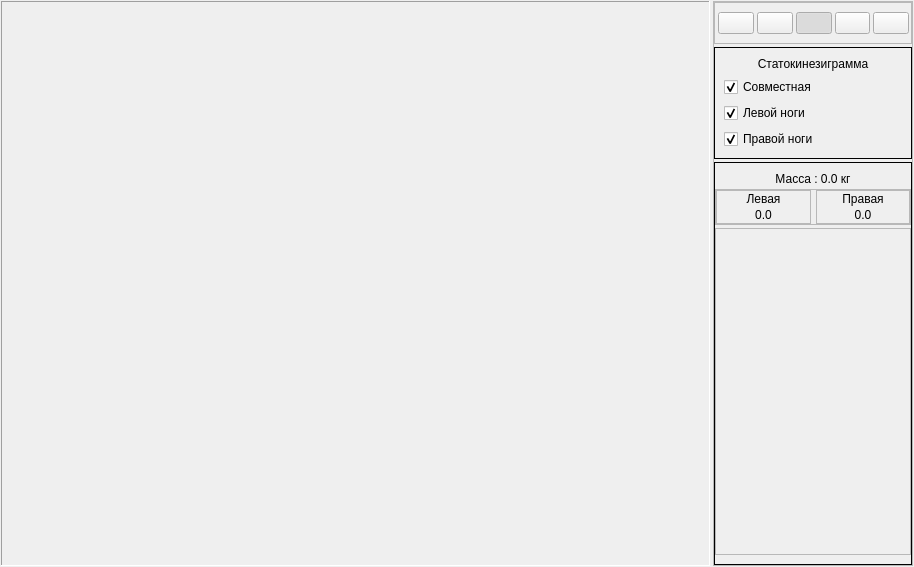
<?xml version="1.0" encoding="UTF-8"?>
<ui version="4.0">
 <class>BilateralVisualWidget</class>
 <widget class="QWidget" name="BilateralVisualWidget">
  <property name="geometry">
   <rect>
    <x>0</x>
    <y>0</y>
    <width>914</width>
    <height>567</height>
   </rect>
  </property>
  <property name="sizePolicy">
   <sizepolicy hsizetype="Preferred" vsizetype="Fixed">
    <horstretch>0</horstretch>
    <verstretch>0</verstretch>
   </sizepolicy>
  </property>
  <property name="windowTitle">
   <string>Form</string>
  </property>
  <layout class="QHBoxLayout" name="horizontalLayout">
   <property name="spacing">
    <number>3</number>
   </property>
   <property name="leftMargin">
    <number>1</number>
   </property>
   <property name="topMargin">
    <number>1</number>
   </property>
   <property name="rightMargin">
    <number>1</number>
   </property>
   <property name="bottomMargin">
    <number>1</number>
   </property>
   <item>
    <widget class="QFrame" name="frSKG">
     <property name="frameShape">
      <enum>QFrame::Panel</enum>
     </property>
     <property name="frameShadow">
      <enum>QFrame::Sunken</enum>
     </property>
     <layout class="QVBoxLayout" name="verticalLayout">
      <property name="leftMargin">
       <number>1</number>
      </property>
      <property name="topMargin">
       <number>1</number>
      </property>
      <property name="rightMargin">
       <number>1</number>
      </property>
      <property name="bottomMargin">
       <number>1</number>
      </property>
      <item>
       <widget class="SKGWidget" name="wgtSKG" native="true"/>
      </item>
     </layout>
    </widget>
   </item>
   <item>
    <widget class="QFrame" name="brTools">
     <property name="maximumSize">
      <size>
       <width>200</width>
       <height>16777215</height>
      </size>
     </property>
     <property name="frameShape">
      <enum>QFrame::StyledPanel</enum>
     </property>
     <property name="frameShadow">
      <enum>QFrame::Raised</enum>
     </property>
     <layout class="QVBoxLayout" name="verticalLayout_2">
      <property name="spacing">
       <number>3</number>
      </property>
      <property name="leftMargin">
       <number>0</number>
      </property>
      <property name="topMargin">
       <number>0</number>
      </property>
      <property name="rightMargin">
       <number>0</number>
      </property>
      <property name="bottomMargin">
       <number>0</number>
      </property>
      <item>
       <widget class="QFrame" name="frButtons">
        <property name="sizePolicy">
         <sizepolicy hsizetype="Preferred" vsizetype="Fixed">
          <horstretch>0</horstretch>
          <verstretch>0</verstretch>
         </sizepolicy>
        </property>
        <property name="frameShape">
         <enum>QFrame::StyledPanel</enum>
        </property>
        <property name="frameShadow">
         <enum>QFrame::Raised</enum>
        </property>
        <layout class="QHBoxLayout" name="horizontalLayout_2">
         <property name="spacing">
          <number>3</number>
         </property>
         <property name="leftMargin">
          <number>3</number>
         </property>
         <property name="rightMargin">
          <number>3</number>
         </property>
         <item>
          <widget class="QPushButton" name="btnPlus">
           <property name="text">
            <string/>
           </property>
           <property name="icon">
            <iconset resource="../../../../kernel.qrc">
             <normaloff>:/images/Plus.png</normaloff>:/images/Plus.png</iconset>
           </property>
           <property name="iconSize">
            <size>
             <width>22</width>
             <height>22</height>
            </size>
           </property>
          </widget>
         </item>
         <item>
          <widget class="QPushButton" name="btnMinus">
           <property name="text">
            <string/>
           </property>
           <property name="icon">
            <iconset resource="../../../../kernel.qrc">
             <normaloff>:/images/Minus.png</normaloff>:/images/Minus.png</iconset>
           </property>
           <property name="iconSize">
            <size>
             <width>22</width>
             <height>22</height>
            </size>
           </property>
          </widget>
         </item>
         <item>
          <spacer name="horizontalSpacer">
           <property name="orientation">
            <enum>Qt::Horizontal</enum>
           </property>
           <property name="sizeHint" stdset="0">
            <size>
             <width>40</width>
             <height>20</height>
            </size>
           </property>
          </spacer>
         </item>
         <item>
          <widget class="QPushButton" name="btnZeroingNo">
           <property name="text">
            <string/>
           </property>
           <property name="icon">
            <iconset resource="../../../../kernel.qrc">
             <normaloff>:/images/ZeroingNo.png</normaloff>:/images/ZeroingNo.png</iconset>
           </property>
           <property name="iconSize">
            <size>
             <width>22</width>
             <height>22</height>
            </size>
           </property>
           <property name="checkable">
            <bool>true</bool>
           </property>
           <property name="checked">
            <bool>true</bool>
           </property>
           <property name="autoExclusive">
            <bool>true</bool>
           </property>
          </widget>
         </item>
         <item>
          <widget class="QPushButton" name="btnZeroingDif">
           <property name="text">
            <string/>
           </property>
           <property name="icon">
            <iconset resource="../../../../kernel.qrc">
             <normaloff>:/images/Zeroing.png</normaloff>:/images/Zeroing.png</iconset>
           </property>
           <property name="iconSize">
            <size>
             <width>22</width>
             <height>22</height>
            </size>
           </property>
           <property name="checkable">
            <bool>true</bool>
           </property>
           <property name="autoExclusive">
            <bool>true</bool>
           </property>
          </widget>
         </item>
         <item>
          <widget class="QPushButton" name="btnZeroingCommon">
           <property name="text">
            <string/>
           </property>
           <property name="icon">
            <iconset resource="../../../../kernel.qrc">
             <normaloff>:/images/ZeroingOriginal.png</normaloff>:/images/ZeroingOriginal.png</iconset>
           </property>
           <property name="iconSize">
            <size>
             <width>22</width>
             <height>22</height>
            </size>
           </property>
           <property name="checkable">
            <bool>true</bool>
           </property>
           <property name="autoExclusive">
            <bool>true</bool>
           </property>
          </widget>
         </item>
        </layout>
       </widget>
      </item>
      <item>
       <widget class="QFrame" name="frFlags">
        <property name="sizePolicy">
         <sizepolicy hsizetype="Preferred" vsizetype="Fixed">
          <horstretch>0</horstretch>
          <verstretch>0</verstretch>
         </sizepolicy>
        </property>
        <property name="frameShape">
         <enum>QFrame::Box</enum>
        </property>
        <property name="frameShadow">
         <enum>QFrame::Plain</enum>
        </property>
        <layout class="QVBoxLayout" name="verticalLayout_3">
         <item>
          <widget class="QLabel" name="lblSKG">
           <property name="text">
            <string>Статокинезиграмма</string>
           </property>
           <property name="alignment">
            <set>Qt::AlignCenter</set>
           </property>
          </widget>
         </item>
         <item>
          <widget class="QCheckBox" name="cbSKGCommon">
           <property name="text">
            <string>Совместная</string>
           </property>
           <property name="checked">
            <bool>true</bool>
           </property>
          </widget>
         </item>
         <item>
          <widget class="QCheckBox" name="cbSKGLeft">
           <property name="text">
            <string>Левой ноги</string>
           </property>
           <property name="checked">
            <bool>true</bool>
           </property>
          </widget>
         </item>
         <item>
          <widget class="QCheckBox" name="cbSKGRight">
           <property name="text">
            <string>Правой ноги</string>
           </property>
           <property name="checked">
            <bool>true</bool>
           </property>
          </widget>
         </item>
        </layout>
       </widget>
      </item>
      <item>
       <widget class="QFrame" name="frDiagram">
        <property name="frameShape">
         <enum>QFrame::Box</enum>
        </property>
        <property name="frameShadow">
         <enum>QFrame::Plain</enum>
        </property>
        <layout class="QVBoxLayout" name="verticalLayout_4">
         <property name="spacing">
          <number>3</number>
         </property>
         <property name="leftMargin">
          <number>0</number>
         </property>
         <property name="rightMargin">
          <number>0</number>
         </property>
         <item>
          <widget class="QLabel" name="lblMassa">
           <property name="sizePolicy">
            <sizepolicy hsizetype="Preferred" vsizetype="Fixed">
             <horstretch>0</horstretch>
             <verstretch>0</verstretch>
            </sizepolicy>
           </property>
           <property name="text">
            <string>Масса : 0.0 кг</string>
           </property>
           <property name="alignment">
            <set>Qt::AlignCenter</set>
           </property>
          </widget>
         </item>
         <item>
          <widget class="QFrame" name="frMassaByLegs">
           <property name="sizePolicy">
            <sizepolicy hsizetype="Preferred" vsizetype="Fixed">
             <horstretch>0</horstretch>
             <verstretch>0</verstretch>
            </sizepolicy>
           </property>
           <property name="frameShape">
            <enum>QFrame::StyledPanel</enum>
           </property>
           <property name="frameShadow">
            <enum>QFrame::Raised</enum>
           </property>
           <layout class="QHBoxLayout" name="horizontalLayout_3">
            <property name="spacing">
             <number>5</number>
            </property>
            <property name="leftMargin">
             <number>0</number>
            </property>
            <property name="topMargin">
             <number>0</number>
            </property>
            <property name="rightMargin">
             <number>0</number>
            </property>
            <property name="bottomMargin">
             <number>0</number>
            </property>
            <item>
             <widget class="QFrame" name="ffrMassaLeft">
              <property name="frameShape">
               <enum>QFrame::StyledPanel</enum>
              </property>
              <property name="frameShadow">
               <enum>QFrame::Raised</enum>
              </property>
              <layout class="QVBoxLayout" name="verticalLayout_6">
               <property name="spacing">
                <number>2</number>
               </property>
               <property name="topMargin">
                <number>1</number>
               </property>
               <property name="bottomMargin">
                <number>1</number>
               </property>
               <item>
                <widget class="QLabel" name="lblRightTitle">
                 <property name="text">
                  <string>Левая</string>
                 </property>
                 <property name="alignment">
                  <set>Qt::AlignCenter</set>
                 </property>
                </widget>
               </item>
               <item>
                <widget class="QLabel" name="lblLeft">
                 <property name="text">
                  <string>0.0</string>
                 </property>
                 <property name="alignment">
                  <set>Qt::AlignCenter</set>
                 </property>
                </widget>
               </item>
              </layout>
             </widget>
            </item>
            <item>
             <widget class="QFrame" name="frMassaRight">
              <property name="frameShape">
               <enum>QFrame::StyledPanel</enum>
              </property>
              <property name="frameShadow">
               <enum>QFrame::Raised</enum>
              </property>
              <layout class="QVBoxLayout" name="verticalLayout_5">
               <property name="spacing">
                <number>2</number>
               </property>
               <property name="topMargin">
                <number>1</number>
               </property>
               <property name="bottomMargin">
                <number>1</number>
               </property>
               <item>
                <widget class="QLabel" name="lblLeftTitle">
                 <property name="text">
                  <string>Правая</string>
                 </property>
                 <property name="alignment">
                  <set>Qt::AlignCenter</set>
                 </property>
                </widget>
               </item>
               <item>
                <widget class="QLabel" name="lblRight">
                 <property name="text">
                  <string>0.0</string>
                 </property>
                 <property name="alignment">
                  <set>Qt::AlignCenter</set>
                 </property>
                </widget>
               </item>
              </layout>
             </widget>
            </item>
           </layout>
          </widget>
         </item>
         <item>
          <widget class="QFrame" name="frDiag">
           <property name="frameShape">
            <enum>QFrame::StyledPanel</enum>
           </property>
           <property name="frameShadow">
            <enum>QFrame::Raised</enum>
           </property>
           <layout class="QVBoxLayout" name="verticalLayout_7">
            <property name="leftMargin">
             <number>0</number>
            </property>
            <property name="topMargin">
             <number>0</number>
            </property>
            <property name="rightMargin">
             <number>0</number>
            </property>
            <property name="bottomMargin">
             <number>0</number>
            </property>
            <item>
             <widget class="DynamicDiagram" name="wgtDiag" native="true"/>
            </item>
           </layout>
          </widget>
         </item>
        </layout>
       </widget>
      </item>
     </layout>
    </widget>
   </item>
  </layout>
 </widget>
 <customwidgets>
  <customwidget>
   <class>DynamicDiagram</class>
   <extends>QWidget</extends>
   <header location="global">dynamicdiagram.h</header>
   <container>1</container>
  </customwidget>
  <customwidget>
   <class>SKGWidget</class>
   <extends>QWidget</extends>
   <header location="global">skgwidget.h</header>
   <container>1</container>
  </customwidget>
 </customwidgets>
 <resources>
  <include location="../../../../kernel.qrc"/>
 </resources>
 <connections>
  <connection>
   <sender>btnPlus</sender>
   <signal>clicked()</signal>
   <receiver>BilateralVisualWidget</receiver>
   <slot>on_btnPlusClick()</slot>
   <hints>
    <hint type="sourcelabel">
     <x>747</x>
     <y>30</y>
    </hint>
    <hint type="destinationlabel">
     <x>917</x>
     <y>26</y>
    </hint>
   </hints>
  </connection>
  <connection>
   <sender>btnMinus</sender>
   <signal>clicked()</signal>
   <receiver>BilateralVisualWidget</receiver>
   <slot>on_btnMinusClick()</slot>
   <hints>
    <hint type="sourcelabel">
     <x>769</x>
     <y>17</y>
    </hint>
    <hint type="destinationlabel">
     <x>913</x>
     <y>15</y>
    </hint>
   </hints>
  </connection>
  <connection>
   <sender>cbSKGCommon</sender>
   <signal>clicked(bool)</signal>
   <receiver>BilateralVisualWidget</receiver>
   <slot>on_cbSKGCommonChecked(bool)</slot>
   <hints>
    <hint type="sourcelabel">
     <x>776</x>
     <y>98</y>
    </hint>
    <hint type="destinationlabel">
     <x>914</x>
     <y>66</y>
    </hint>
   </hints>
  </connection>
  <connection>
   <sender>cbSKGLeft</sender>
   <signal>clicked(bool)</signal>
   <receiver>BilateralVisualWidget</receiver>
   <slot>on_cbSKGLeftChecked(bool)</slot>
   <hints>
    <hint type="sourcelabel">
     <x>798</x>
     <y>125</y>
    </hint>
    <hint type="destinationlabel">
     <x>916</x>
     <y>98</y>
    </hint>
   </hints>
  </connection>
  <connection>
   <sender>cbSKGRight</sender>
   <signal>clicked(bool)</signal>
   <receiver>BilateralVisualWidget</receiver>
   <slot>on_cbSKGRightChecked(bool)</slot>
   <hints>
    <hint type="sourcelabel">
     <x>820</x>
     <y>144</y>
    </hint>
    <hint type="destinationlabel">
     <x>915</x>
     <y>137</y>
    </hint>
   </hints>
  </connection>
  <connection>
   <sender>btnZeroingNo</sender>
   <signal>clicked()</signal>
   <receiver>BilateralVisualWidget</receiver>
   <slot>on_btnZeroingNoClicked()</slot>
   <hints>
    <hint type="sourcelabel">
     <x>809</x>
     <y>30</y>
    </hint>
    <hint type="destinationlabel">
     <x>916</x>
     <y>4</y>
    </hint>
   </hints>
  </connection>
  <connection>
   <sender>btnZeroingDif</sender>
   <signal>clicked()</signal>
   <receiver>BilateralVisualWidget</receiver>
   <slot>on_btnZeroingDifClicked()</slot>
   <hints>
    <hint type="sourcelabel">
     <x>857</x>
     <y>29</y>
    </hint>
    <hint type="destinationlabel">
     <x>916</x>
     <y>172</y>
    </hint>
   </hints>
  </connection>
  <connection>
   <sender>btnZeroingCommon</sender>
   <signal>clicked()</signal>
   <receiver>BilateralVisualWidget</receiver>
   <slot>on_btnZeroingCommonClicked()</slot>
   <hints>
    <hint type="sourcelabel">
     <x>888</x>
     <y>32</y>
    </hint>
    <hint type="destinationlabel">
     <x>916</x>
     <y>202</y>
    </hint>
   </hints>
  </connection>
 </connections>
 <slots>
  <slot>on_btnPlusClick()</slot>
  <slot>on_btnMinusClick()</slot>
  <slot>on_cbSKGCommonChecked(bool)</slot>
  <slot>on_cbSKGLeftChecked(bool)</slot>
  <slot>on_cbSKGRightChecked(bool)</slot>
  <slot>on_btnZeroingNoClicked()</slot>
  <slot>on_btnZeroingDifClicked()</slot>
  <slot>on_btnZeroingCommonClicked()</slot>
 </slots>
</ui>
